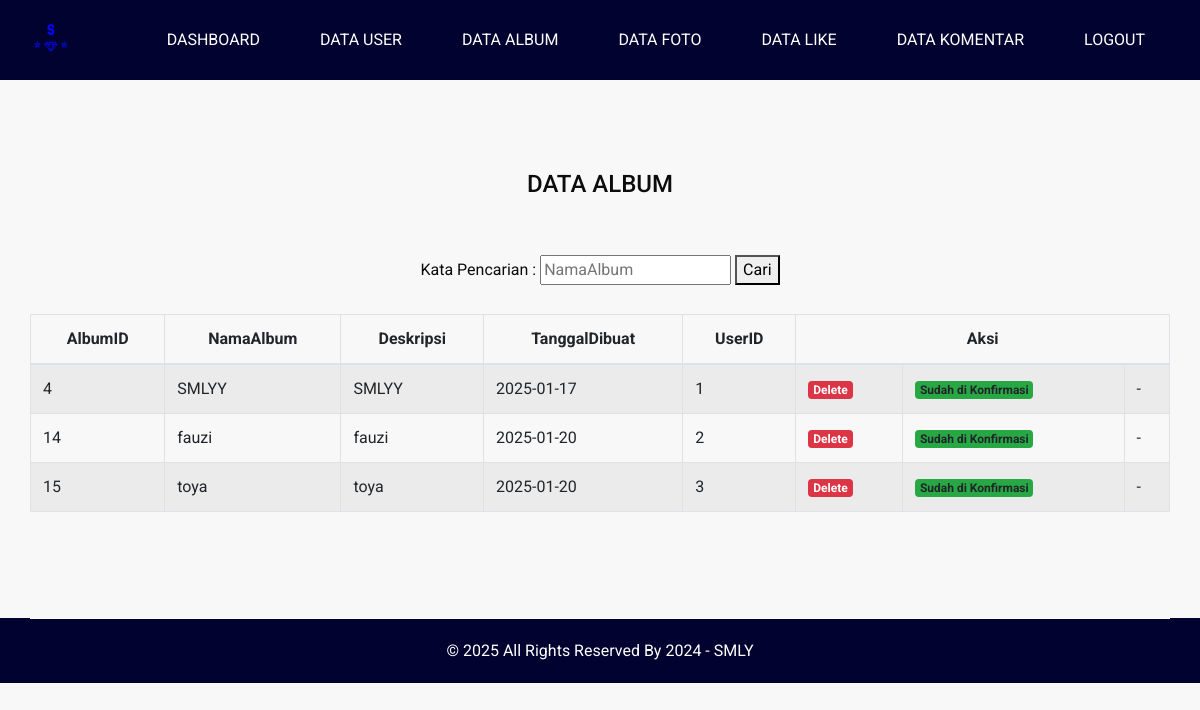
The app's page /data_album.php (signed in) with its own data.
### tables this page shows
CREATE TABLE `album` (
  `AlbumID` int(11) NOT NULL,
  `NamaAlbum` varchar(255) NOT NULL,
  `Deskripsi` text NOT NULL,
  `TanggalDibuat` date NOT NULL,
  `UserID` int(11) NOT NULL,
  `Konfirmasi` int(11) NOT NULL
);

### data_album.php (the view, shortened to what this page needs)
<!DOCTYPE html>
<html>
<head>
  <link rel="stylesheet" type="text/css" href="css/bootstrap.css" />
  <link href="css/font-awesome.min.css" rel="stylesheet" />
  <link href="css/style.css" rel="stylesheet" />
  <link href="css/responsive.css" rel="stylesheet" />
</head>
<body class="sub_page">
  <div class="hero_area">
    <header class="header_section">
      <div class="container-fluid">
        <nav class="navbar navbar-expand-lg custom_nav-container ">
          <a class="navbar-brand" href="index.php">
            <span><img src="images/gambar08.png"width="50px"></img></span>
          </a>
          <div class="collapse navbar-collapse" id="navbarSupportedContent">
            <ul class="navbar-nav  ml-auto">
			<li class="nav-item">
                <a class="nav-link" href="dashboard_admin.php">DASHBOARD</a>
             </li>
			 <li class="nav-item active">
                <a class="nav-link" href="data_user.php">DATA USER</a>
            </li>
			 <li class="nav-item">
                <a class="nav-link" href="data_album.php">DATA ALBUM</a>
             </li>
			 <li class="nav-item">
                <a class="nav-link" href="data_foto.php">DATA FOTO</a>
             </li>
			 <li class="nav-item active">
                <a class="nav-link" href="data_like.php">DATA LIKE</a>
            </li>
			<li class="nav-item active">
                <a class="nav-link" href="data_komentar.php">DATA KOMENTAR</a>
            </li>
			 <li class="nav-item active">
				<a class="nav-link" href="logout.php">Logout</a>
             </li>
            </ul>
          </div>
        </nav>
      </div>
    </header>
  </div>
  <section class="contact_section layout_padding">
    <div class="container">
	 <div class="row">
	  <div class="col-md-12">
			<form method="GET" action="data_album.php" style="text-align: center;">
			<h4>
		DATA ALBUM
	    </h4>
				<br><br>
				<label>Kata Pencarian : </label>
				<input type="text" name="kata_cari" value="<?php if(isset($_GET['kata_cari'])) {echo $_GET['kata_cari']; } ?>" placeholder="NamaAlbum" />
				<button type="submit">Cari</button>
				<br>
			</form>
			<br>
	<table id="examplel" class="table table-bordered table-striped" border=1 align="center" width="60%">
	 <thead align="center">
		<tr>
			  <th>AlbumID </th>
			  <th>NamaAlbum</th>
			  <th>Deskripsi</th>
			  <th>TanggalDibuat</th>
			  <th>UserID </th>
			  <th  colspan="3">Aksi</th>
		</tr>
	</thead>
	<tbody align="cente">
		<?php
		include('koneksi.php');
		if(isset($_GET['kata_cari'])) {
		$kata_cari = $_GET['kata_cari'];
		$query = "SELECT * FROM album WHERE NamaAlbum like '%".$kata_cari."%' ORDER BY UserID ASC";
		} else {
		$query = "SELECT * FROM album ORDER BY UserID ASC";
		}
		$result = mysqli_query($koneksi, $query);
		while ($data = mysqli_fetch_assoc($result)) {
		?>
		<tr>
			<td><?php echo $data['AlbumID']; ?></td>
				<td><?php echo $data['NamaAlbum']; ?></td>
				<td><?php echo $data['Deskripsi']; ?></td>
				<td><?php echo $data['TanggalDibuat']; ?></td>
				<td><?php echo $data['UserID']; ?></td>
				<td><?php echo '
				  <a href="delete_data_album.php?AlbumID='.$data['AlbumID'].'" class="badge badge-danger" onclick="return confirm(\'Yakin ingin menghapus data ini?\')">Delete</a>
				  ';?>
				</td>
			<td>
				<?php
				if ($data['Konfirmasi'] == 1) { ?>
					<span class="badge bg-warning">Belum di Konfirmasi</span>
				<?php } else { ?>
					<span class="badge bg-success">Sudah di Konfirmasi</span>
				<?php } ?>
			</td>
			<td>
			<?php
				if($data['Konfirmasi']==1){?>
				<form action="konfirmasi_album.php" method="POST">
					<input type="hidden" name="AlbumID" value="<?php echo $data['AlbumID']; ?>">
					<input type="hidden" name="Konfirmasi" value="2">
					<button class="btn btn-sm btn-primary">Konfirmasi</button>
				</form>
				<?php } else {?>
				<span class="">-</span>
				<?php } ?>
			</td>
		</tr>
		<?php
		}
		?>
	</tbody>
	</table>
		</div>
	  </div>
    </div>
  </section>
  <footer class="footer_section">
    <div class="container">
      <p>
        &copy; <span id="displayYear"></span> All Rights Reserved By
        <a href="https://html.design/">2024 - SMLY</a>
      </p>
    </div>
  </footer>
</body>
</html>

### css/style.css (style rules this page uses)
body { font-family: "Roboto", sans-serif; color: #0c0c0c; background-color: #f8f8f8; overflow-x: hidden; }
.layout_padding { padding: 90px 0; }
a, a:hover, a:focus { text-decoration: none; }
.hero_area { position: relative; background-color: #020230; min-height: 100vh; display: -webkit-box; display: -ms-flexbox; display: flex; -webkit-box-orient: vertical; -webkit-box-direction: normal; -ms-flex-direction: column; flex-direction: column; }
.sub_page .hero_area { min-height: auto; }
.header_section .container-fluid { padding-right: 25px; padding-left: 25px; }
.navbar-brand span { font-weight: bold; color: #ffffff; font-size: 24px; text-transform: uppercase; }
.custom_nav-container { padding: 10px 0; }
.custom_nav-container .navbar-nav .nav-item .nav-link { padding: 3px 15px; margin: 10px 15px; color: #ffffff; text-align: center; text-transform: uppercase; }
.contact_section { position: relative; }
.footer_section { position: relative; background-color: #020230; text-align: center; }
.footer_section p { color: #ffffff; padding: 20px 0; margin: 0; border-top: 1px solid #ffffff; }
.footer_section p a { color: inherit; }

### css/responsive.css (style rules this page uses)
@media (min-width: 1200px) { .container { max-width: 1170px; } }

### records on screen
album: AlbumID "4", NamaAlbum "SMLYY", Deskripsi "SMLYY", TanggalDibuat "2025-01-17", UserID "1", Konfirmasi "Sudah di Konfirmasi"
album: AlbumID "14", NamaAlbum "fauzi", Deskripsi "fauzi", TanggalDibuat "2025-01-20", UserID "2", Konfirmasi "Sudah di Konfirmasi"
album: AlbumID "15", NamaAlbum "toya", Deskripsi "toya", TanggalDibuat "2025-01-20", UserID "3", Konfirmasi "Sudah di Konfirmasi"
